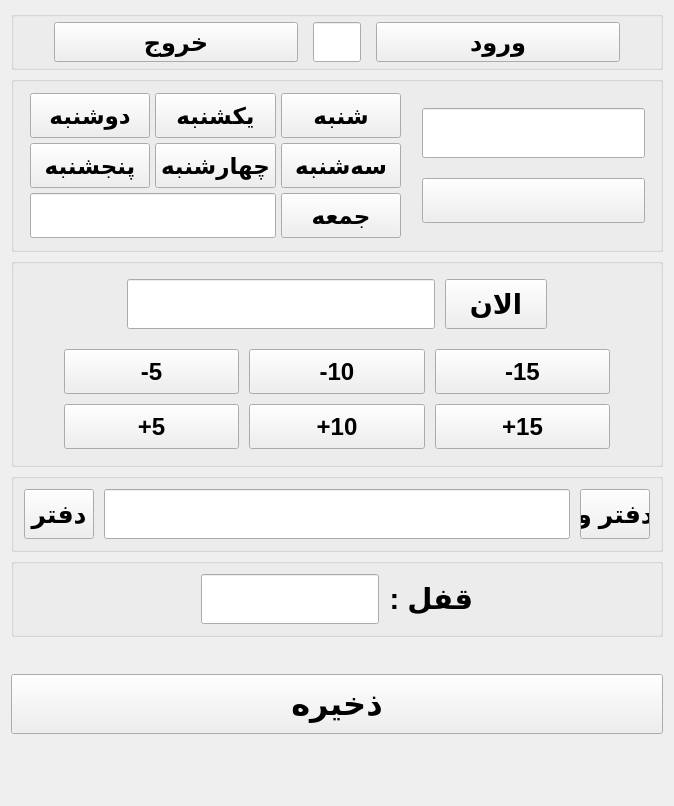
      <widget class="QWidget" name="page_Exit">
       <layout class="QVBoxLayout" name="verticalLayout_2" stretch="0,25,30,1,1,5,1,10">
        <item>
         <widget class="QGroupBox" name="groupBox_18">
          <property name="title">
           <string/>
          </property>
          <layout class="QHBoxLayout" name="horizontalLayout_17" stretch="5,1,5">
           <property name="spacing">
            <number>15</number>
           </property>
           <property name="leftMargin">
            <number>40</number>
           </property>
           <property name="topMargin">
            <number>5</number>
           </property>
           <property name="rightMargin">
            <number>40</number>
           </property>
           <property name="bottomMargin">
            <number>5</number>
           </property>
           <item>
            <widget class="QPushButton" name="pb_Exit_2">
             <property name="minimumSize">
              <size>
               <width>0</width>
               <height>40</height>
              </size>
             </property>
             <property name="font">
              <font>
               <pointsize>18</pointsize>
               <bold>true</bold>
              </font>
             </property>
             <property name="text">
              <string>خروج</string>
             </property>
            </widget>
           </item>
           <item>
            <widget class="QLineEdit" name="le_dayItem_2">
             <property name="sizePolicy">
              <sizepolicy hsizetype="Expanding" vsizetype="Minimum">
               <horstretch>0</horstretch>
               <verstretch>0</verstretch>
              </sizepolicy>
             </property>
             <property name="font">
              <font>
               <pointsize>18</pointsize>
               <bold>true</bold>
              </font>
             </property>
             <property name="alignment">
              <set>Qt::AlignCenter</set>
             </property>
            </widget>
           </item>
           <item>
            <widget class="QPushButton" name="pb_Enter_2">
             <property name="minimumSize">
              <size>
               <width>0</width>
               <height>40</height>
              </size>
             </property>
             <property name="font">
              <font>
               <pointsize>18</pointsize>
               <bold>true</bold>
              </font>
             </property>
             <property name="text">
              <string>ورود</string>
             </property>
            </widget>
           </item>
          </layout>
         </widget>
        </item>
        <item>
         <widget class="QGroupBox" name="groupBox_17">
          <property name="font">
           <font>
            <pointsize>16</pointsize>
            <bold>true</bold>
           </font>
          </property>
          <property name="title">
           <string/>
          </property>
          <layout class="QHBoxLayout" name="horizontalLayout_16" stretch="10,6">
           <property name="spacing">
            <number>20</number>
           </property>
           <property name="leftMargin">
            <number>15</number>
           </property>
           <property name="topMargin">
            <number>10</number>
           </property>
           <property name="rightMargin">
            <number>15</number>
           </property>
           <property name="bottomMargin">
            <number>10</number>
           </property>
           <item>
            <layout class="QGridLayout" name="gridLayout_9" rowstretch="1,1,1" columnstretch="1,1,1">
             <property name="leftMargin">
              <number>1</number>
             </property>
             <property name="topMargin">
              <number>1</number>
             </property>
             <property name="rightMargin">
              <number>1</number>
             </property>
             <property name="bottomMargin">
              <number>1</number>
             </property>
             <property name="spacing">
              <number>5</number>
             </property>
             <item row="0" column="0">
              <widget class="QPushButton" name="pb_2sh_2">
               <property name="sizePolicy">
                <sizepolicy hsizetype="Minimum" vsizetype="Minimum">
                 <horstretch>0</horstretch>
                 <verstretch>0</verstretch>
                </sizepolicy>
               </property>
               <property name="minimumSize">
                <size>
                 <width>41</width>
                 <height>45</height>
                </size>
               </property>
               <property name="font">
                <font>
                 <pointsize>17</pointsize>
                 <bold>true</bold>
                </font>
               </property>
               <property name="text">
                <string>دوشنبه</string>
               </property>
              </widget>
             </item>
             <item row="0" column="1">
              <widget class="QPushButton" name="pb_1sh_2">
               <property name="sizePolicy">
                <sizepolicy hsizetype="Minimum" vsizetype="Minimum">
                 <horstretch>0</horstretch>
                 <verstretch>0</verstretch>
                </sizepolicy>
               </property>
               <property name="minimumSize">
                <size>
                 <width>41</width>
                 <height>45</height>
                </size>
               </property>
               <property name="font">
                <font>
                 <pointsize>17</pointsize>
                 <bold>true</bold>
                </font>
               </property>
               <property name="text">
                <string>یکشنبه</string>
               </property>
              </widget>
             </item>
             <item row="0" column="2">
              <widget class="QPushButton" name="pb_0sh_2">
               <property name="sizePolicy">
                <sizepolicy hsizetype="Minimum" vsizetype="Minimum">
                 <horstretch>0</horstretch>
                 <verstretch>0</verstretch>
                </sizepolicy>
               </property>
               <property name="minimumSize">
                <size>
                 <width>41</width>
                 <height>45</height>
                </size>
               </property>
               <property name="font">
                <font>
                 <pointsize>17</pointsize>
                 <bold>true</bold>
                </font>
               </property>
               <property name="text">
                <string>شنبه</string>
               </property>
              </widget>
             </item>
             <item row="1" column="0">
              <widget class="QPushButton" name="pb_5sh_2">
               <property name="sizePolicy">
                <sizepolicy hsizetype="Minimum" vsizetype="Minimum">
                 <horstretch>0</horstretch>
                 <verstretch>0</verstretch>
                </sizepolicy>
               </property>
               <property name="minimumSize">
                <size>
                 <width>41</width>
                 <height>45</height>
                </size>
               </property>
               <property name="font">
                <font>
                 <pointsize>17</pointsize>
                 <bold>true</bold>
                </font>
               </property>
               <property name="text">
                <string>پنجشنبه</string>
               </property>
              </widget>
             </item>
             <item row="1" column="1">
              <widget class="QPushButton" name="pb_4sh_2">
               <property name="sizePolicy">
                <sizepolicy hsizetype="Minimum" vsizetype="Minimum">
                 <horstretch>0</horstretch>
                 <verstretch>0</verstretch>
                </sizepolicy>
               </property>
               <property name="minimumSize">
                <size>
                 <width>41</width>
                 <height>45</height>
                </size>
               </property>
               <property name="font">
                <font>
                 <pointsize>17</pointsize>
                 <bold>true</bold>
                </font>
               </property>
               <property name="text">
                <string>چهارشنبه</string>
               </property>
              </widget>
             </item>
             <item row="1" column="2">
              <widget class="QPushButton" name="pb_3sh_2">
               <property name="sizePolicy">
                <sizepolicy hsizetype="Minimum" vsizetype="Minimum">
                 <horstretch>0</horstretch>
                 <verstretch>0</verstretch>
                </sizepolicy>
               </property>
               <property name="minimumSize">
                <size>
                 <width>41</width>
                 <height>45</height>
                </size>
               </property>
               <property name="font">
                <font>
                 <pointsize>17</pointsize>
                 <bold>true</bold>
                </font>
               </property>
               <property name="text">
                <string>سه‌شنبه</string>
               </property>
              </widget>
             </item>
             <item row="2" column="0" colspan="2">
              <widget class="QLineEdit" name="le_Shanbe_2">
               <property name="sizePolicy">
                <sizepolicy hsizetype="Expanding" vsizetype="Minimum">
                 <horstretch>0</horstretch>
                 <verstretch>0</verstretch>
                </sizepolicy>
               </property>
               <property name="minimumSize">
                <size>
                 <width>0</width>
                 <height>45</height>
                </size>
               </property>
               <property name="font">
                <font>
                 <pointsize>20</pointsize>
                 <bold>true</bold>
                </font>
               </property>
               <property name="inputMethodHints">
                <set>Qt::ImhNone</set>
               </property>
               <property name="alignment">
                <set>Qt::AlignCenter</set>
               </property>
              </widget>
             </item>
             <item row="2" column="2">
              <widget class="QPushButton" name="pb_Xsh_2">
               <property name="sizePolicy">
                <sizepolicy hsizetype="Minimum" vsizetype="Minimum">
                 <horstretch>0</horstretch>
                 <verstretch>0</verstretch>
                </sizepolicy>
               </property>
               <property name="minimumSize">
                <size>
                 <width>41</width>
                 <height>45</height>
                </size>
               </property>
               <property name="font">
                <font>
                 <pointsize>17</pointsize>
                 <bold>true</bold>
                </font>
               </property>
               <property name="text">
                <string>جمعه</string>
               </property>
              </widget>
             </item>
            </layout>
           </item>
           <item>
            <layout class="QVBoxLayout" name="verticalLayout_15">
             <item>
              <spacer name="verticalSpacer_19">
               <property name="orientation">
                <enum>Qt::Vertical</enum>
               </property>
               <property name="sizeHint" stdset="0">
                <size>
                 <width>20</width>
                 <height>40</height>
                </size>
               </property>
              </spacer>
             </item>
             <item>
              <widget class="QLineEdit" name="le_date_2">
               <property name="minimumSize">
                <size>
                 <width>0</width>
                 <height>50</height>
                </size>
               </property>
               <property name="font">
                <font>
                 <pointsize>18</pointsize>
                 <bold>true</bold>
                </font>
               </property>
               <property name="inputMethodHints">
                <set>Qt::ImhDialableCharactersOnly</set>
               </property>
               <property name="alignment">
                <set>Qt::AlignCenter</set>
               </property>
              </widget>
             </item>
             <item>
              <widget class="QPushButton" name="pb_date_2">
               <property name="sizePolicy">
                <sizepolicy hsizetype="Minimum" vsizetype="Minimum">
                 <horstretch>0</horstretch>
                 <verstretch>0</verstretch>
                </sizepolicy>
               </property>
               <property name="minimumSize">
                <size>
                 <width>0</width>
                 <height>45</height>
                </size>
               </property>
               <property name="font">
                <font>
                 <pointsize>17</pointsize>
                 <bold>true</bold>
                </font>
               </property>
               <property name="text">
                <string/>
               </property>
               <property name="icon">
                <iconset>
                 <normalon>:/icons/Image/calendar.png</normalon>
                </iconset>
               </property>
               <property name="iconSize">
                <size>
                 <width>35</width>
                 <height>35</height>
                </size>
               </property>
              </widget>
             </item>
             <item>
              <spacer name="verticalSpacer_20">
               <property name="orientation">
                <enum>Qt::Vertical</enum>
               </property>
               <property name="sizeHint" stdset="0">
                <size>
                 <width>20</width>
                 <height>40</height>
                </size>
               </property>
              </spacer>
             </item>
            </layout>
           </item>
          </layout>
         </widget>
        </item>
        <item>
         <widget class="QGroupBox" name="groupBox_19">
          <property name="font">
           <font>
            <pointsize>16</pointsize>
            <bold>true</bold>
           </font>
          </property>
          <property name="title">
           <string/>
          </property>
          <layout class="QVBoxLayout" name="verticalLayout_16" stretch="0,0">
           <property name="spacing">
            <number>10</number>
           </property>
           <property name="leftMargin">
            <number>10</number>
           </property>
           <property name="topMargin">
            <number>15</number>
           </property>
           <property name="rightMargin">
            <number>10</number>
           </property>
           <property name="bottomMargin">
            <number>10</number>
           </property>
           <item>
            <layout class="QHBoxLayout" name="horizontalLayout_18" stretch="1,3,1,1">
             <item>
              <spacer name="horizontalSpacer_11">
               <property name="orientation">
                <enum>Qt::Horizontal</enum>
               </property>
               <property name="sizeHint" stdset="0">
                <size>
                 <width>40</width>
                 <height>20</height>
                </size>
               </property>
              </spacer>
             </item>
             <item>
              <widget class="QLineEdit" name="le_time_2">
               <property name="minimumSize">
                <size>
                 <width>0</width>
                 <height>50</height>
                </size>
               </property>
               <property name="font">
                <font>
                 <pointsize>20</pointsize>
                 <bold>true</bold>
                </font>
               </property>
               <property name="inputMethodHints">
                <set>Qt::ImhTime</set>
               </property>
               <property name="alignment">
                <set>Qt::AlignCenter</set>
               </property>
              </widget>
             </item>
             <item>
              <widget class="QPushButton" name="pb_now_2">
               <property name="minimumSize">
                <size>
                 <width>90</width>
                 <height>50</height>
                </size>
               </property>
               <property name="font">
                <font>
                 <pointsize>20</pointsize>
                 <bold>true</bold>
                </font>
               </property>
               <property name="text">
                <string>الان</string>
               </property>
              </widget>
             </item>
             <item>
              <spacer name="horizontalSpacer_12">
               <property name="orientation">
                <enum>Qt::Horizontal</enum>
               </property>
               <property name="sizeHint" stdset="0">
                <size>
                 <width>40</width>
                 <height>20</height>
                </size>
               </property>
              </spacer>
             </item>
            </layout>
           </item>
           <item>
            <layout class="QGridLayout" name="gridLayout_10">
             <property name="leftMargin">
              <number>40</number>
             </property>
             <property name="topMargin">
              <number>10</number>
             </property>
             <property name="rightMargin">
              <number>40</number>
             </property>
             <property name="bottomMargin">
              <number>5</number>
             </property>
             <property name="spacing">
              <number>10</number>
             </property>
             <item row="0" column="0">
              <widget class="QPushButton" name="pb_n5_2">
               <property name="sizePolicy">
                <sizepolicy hsizetype="Minimum" vsizetype="Minimum">
                 <horstretch>0</horstretch>
                 <verstretch>0</verstretch>
                </sizepolicy>
               </property>
               <property name="minimumSize">
                <size>
                 <width>0</width>
                 <height>45</height>
                </size>
               </property>
               <property name="font">
                <font>
                 <pointsize>18</pointsize>
                 <bold>true</bold>
                </font>
               </property>
               <property name="text">
                <string>-5</string>
               </property>
              </widget>
             </item>
             <item row="0" column="1">
              <widget class="QPushButton" name="pb_n10_2">
               <property name="sizePolicy">
                <sizepolicy hsizetype="Minimum" vsizetype="Minimum">
                 <horstretch>0</horstretch>
                 <verstretch>0</verstretch>
                </sizepolicy>
               </property>
               <property name="minimumSize">
                <size>
                 <width>0</width>
                 <height>45</height>
                </size>
               </property>
               <property name="font">
                <font>
                 <pointsize>18</pointsize>
                 <bold>true</bold>
                </font>
               </property>
               <property name="text">
                <string>-10</string>
               </property>
              </widget>
             </item>
             <item row="0" column="2">
              <widget class="QPushButton" name="pb_n15_2">
               <property name="sizePolicy">
                <sizepolicy hsizetype="Minimum" vsizetype="Minimum">
                 <horstretch>0</horstretch>
                 <verstretch>0</verstretch>
                </sizepolicy>
               </property>
               <property name="minimumSize">
                <size>
                 <width>0</width>
                 <height>45</height>
                </size>
               </property>
               <property name="font">
                <font>
                 <pointsize>18</pointsize>
                 <bold>true</bold>
                </font>
               </property>
               <property name="text">
                <string>-15</string>
               </property>
              </widget>
             </item>
             <item row="1" column="0">
              <widget class="QPushButton" name="pb_5_2">
               <property name="sizePolicy">
                <sizepolicy hsizetype="Minimum" vsizetype="Minimum">
                 <horstretch>0</horstretch>
                 <verstretch>0</verstretch>
                </sizepolicy>
               </property>
               <property name="minimumSize">
                <size>
                 <width>0</width>
                 <height>45</height>
                </size>
               </property>
               <property name="font">
                <font>
                 <pointsize>18</pointsize>
                 <bold>true</bold>
                </font>
               </property>
               <property name="text">
                <string>+5</string>
               </property>
              </widget>
             </item>
             <item row="1" column="1">
              <widget class="QPushButton" name="pb_10_2">
               <property name="sizePolicy">
                <sizepolicy hsizetype="Minimum" vsizetype="Minimum">
                 <horstretch>0</horstretch>
                 <verstretch>0</verstretch>
                </sizepolicy>
               </property>
               <property name="minimumSize">
                <size>
                 <width>0</width>
                 <height>45</height>
                </size>
               </property>
               <property name="font">
                <font>
                 <pointsize>18</pointsize>
                 <bold>true</bold>
                </font>
               </property>
               <property name="text">
                <string>+10</string>
               </property>
              </widget>
             </item>
             <item row="1" column="2">
              <widget class="QPushButton" name="pb_15_2">
               <property name="sizePolicy">
                <sizepolicy hsizetype="Minimum" vsizetype="Minimum">
                 <horstretch>0</horstretch>
                 <verstretch>0</verstretch>
                </sizepolicy>
               </property>
               <property name="minimumSize">
                <size>
                 <width>0</width>
                 <height>45</height>
                </size>
               </property>
               <property name="font">
                <font>
                 <pointsize>18</pointsize>
                 <bold>true</bold>
                </font>
               </property>
               <property name="text">
                <string>+15</string>
               </property>
              </widget>
             </item>
            </layout>
           </item>
          </layout>
         </widget>
        </item>
        <item>
         <widget class="QGroupBox" name="groupBox_3">
          <property name="font">
           <font>
            <pointsize>16</pointsize>
            <bold>true</bold>
           </font>
          </property>
          <property name="title">
           <string/>
          </property>
          <layout class="QHBoxLayout" name="horizontalLayout_3">
           <property name="spacing">
            <number>10</number>
           </property>
           <property name="leftMargin">
            <number>10</number>
           </property>
           <property name="topMargin">
            <number>10</number>
           </property>
           <property name="rightMargin">
            <number>10</number>
           </property>
           <property name="bottomMargin">
            <number>10</number>
           </property>
           <item>
            <widget class="QPushButton" name="pb_office">
             <property name="minimumSize">
              <size>
               <width>0</width>
               <height>50</height>
              </size>
             </property>
             <property name="maximumSize">
              <size>
               <width>70</width>
               <height>16777215</height>
              </size>
             </property>
             <property name="font">
              <font>
               <pointsize>19</pointsize>
               <bold>true</bold>
              </font>
             </property>
             <property name="text">
              <string>دفتر</string>
             </property>
            </widget>
           </item>
           <item>
            <widget class="QLineEdit" name="le_address">
             <property name="minimumSize">
              <size>
               <width>0</width>
               <height>50</height>
              </size>
             </property>
             <property name="font">
              <font>
               <pointsize>18</pointsize>
               <bold>true</bold>
              </font>
             </property>
             <property name="inputMethodHints">
              <set>Qt::ImhNone</set>
             </property>
             <property name="alignment">
              <set>Qt::AlignCenter</set>
             </property>
            </widget>
           </item>
           <item>
            <widget class="QPushButton" name="pb_officeAnd">
             <property name="minimumSize">
              <size>
               <width>0</width>
               <height>50</height>
              </size>
             </property>
             <property name="maximumSize">
              <size>
               <width>70</width>
               <height>16777215</height>
              </size>
             </property>
             <property name="font">
              <font>
               <pointsize>19</pointsize>
               <bold>true</bold>
              </font>
             </property>
             <property name="text">
              <string>دفتر و</string>
             </property>
            </widget>
           </item>
          </layout>
         </widget>
        </item>
        <item>
         <widget class="QGroupBox" name="groupBox_4">
          <property name="font">
           <font>
            <pointsize>16</pointsize>
            <bold>true</bold>
           </font>
          </property>
          <property name="title">
           <string/>
          </property>
          <layout class="QHBoxLayout" name="horizontalLayout_4" stretch="1,1,0,1">
           <property name="spacing">
            <number>10</number>
           </property>
           <property name="leftMargin">
            <number>10</number>
           </property>
           <property name="topMargin">
            <number>10</number>
           </property>
           <property name="rightMargin">
            <number>10</number>
           </property>
           <property name="bottomMargin">
            <number>10</number>
           </property>
           <item>
            <spacer name="horizontalSpacer_5">
             <property name="orientation">
              <enum>Qt::Horizontal</enum>
             </property>
             <property name="sizeHint" stdset="0">
              <size>
               <width>81</width>
               <height>20</height>
              </size>
             </property>
            </spacer>
           </item>
           <item>
            <widget class="QLineEdit" name="le_lock">
             <property name="minimumSize">
              <size>
               <width>0</width>
               <height>50</height>
              </size>
             </property>
             <property name="font">
              <font>
               <pointsize>20</pointsize>
               <bold>true</bold>
              </font>
             </property>
             <property name="inputMethodHints">
              <set>Qt::ImhDigitsOnly</set>
             </property>
             <property name="alignment">
              <set>Qt::AlignCenter</set>
             </property>
            </widget>
           </item>
           <item>
            <widget class="QLabel" name="label">
             <property name="font">
              <font>
               <pointsize>22</pointsize>
               <bold>true</bold>
              </font>
             </property>
             <property name="text">
              <string>قفل :</string>
             </property>
            </widget>
           </item>
           <item>
            <spacer name="horizontalSpacer_6">
             <property name="orientation">
              <enum>Qt::Horizontal</enum>
             </property>
             <property name="sizeHint" stdset="0">
              <size>
               <width>81</width>
               <height>20</height>
              </size>
             </property>
            </spacer>
           </item>
          </layout>
         </widget>
        </item>
        <item>
         <spacer name="verticalSpacer">
          <property name="orientation">
           <enum>Qt::Vertical</enum>
          </property>
          <property name="sizeHint" stdset="0">
           <size>
            <width>20</width>
            <height>4</height>
           </size>
          </property>
         </spacer>
        </item>
        <item>
         <widget class="QPushButton" name="pb_save_2">
          <property name="minimumSize">
           <size>
            <width>0</width>
            <height>60</height>
           </size>
          </property>
          <property name="font">
           <font>
            <pointsize>24</pointsize>
            <bold>true</bold>
           </font>
          </property>
          <property name="text">
           <string>ذخیره</string>
          </property>
         </widget>
        </item>
        <item>
         <spacer name="verticalSpacer_4">
          <property name="orientation">
           <enum>Qt::Vertical</enum>
          </property>
          <property name="sizeHint" stdset="0">
           <size>
            <width>20</width>
            <height>40</height>
           </size>
          </property>
         </spacer>
        </item>
       </layout>
      </widget>
